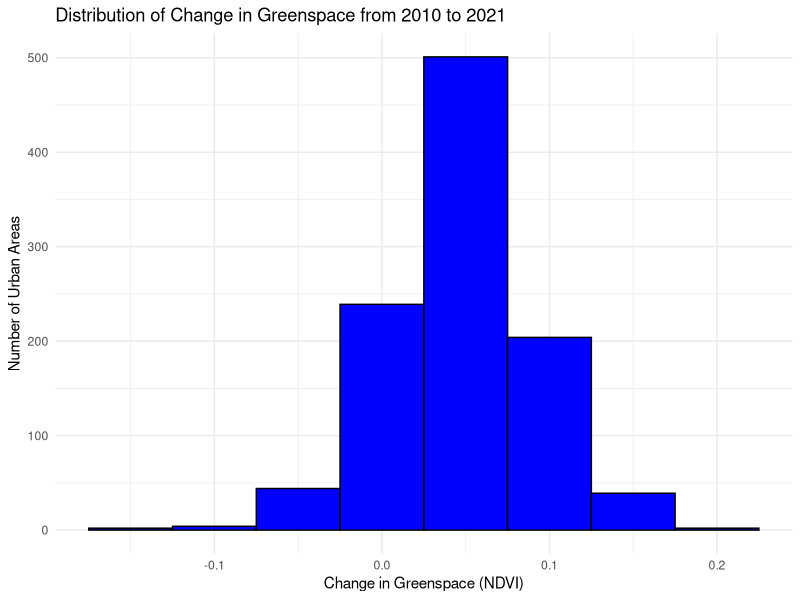
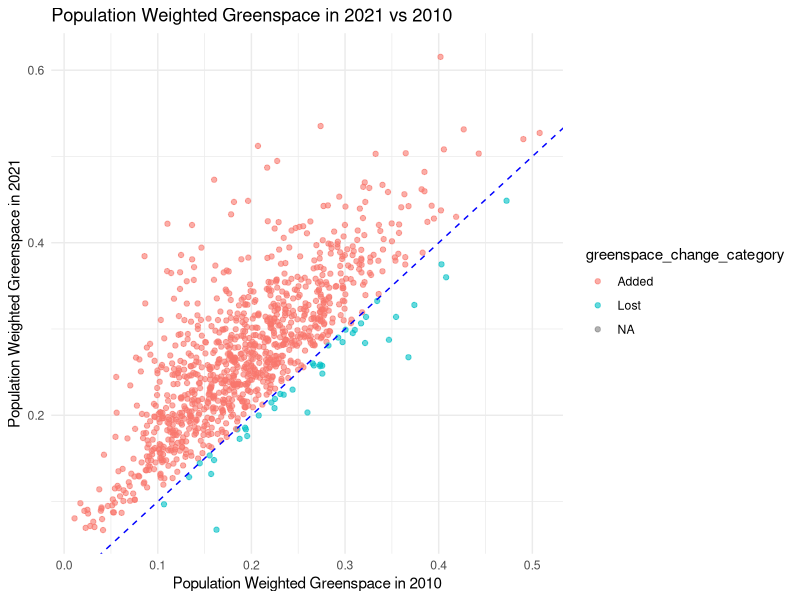

R code for these plots, in order:
## ---- chunk 1
knitr::opts_chunk$set(echo = TRUE)
## ---- chunk 2
library(tidyverse)
## ---- chunk 3
gspace = read_csv('greenspace_data_share.csv') # Fix: enclosed the file name in quotes

table = gspace |>
  group_by(Major_Geo_Region) |>
  summarize(                                    
    obs = n(),
    avg = mean(annual_avg_2020, na.rm = TRUE), #Fix: corrected the variable name, removed NA values
    weighted_avg = mean(annual_weight_avg_2020, na.rm = TRUE) # Fix: removed space in 'weighted avg', removed NA values
  )


knitr::kable(table, digits = 1) # Fix: knitr library loaded, replaced gspace with table
## ---- chunk 4
 #Number of urban area

gspace |> 
  distinct(City) |> 
  count()
## ---- chunk 5
# Summary table for the indicator_2021 variable

ndvi_freq_2021 = gspace |>
  filter(!is.na(indicator_2021)) |>
  count(indicator_2021) |>
  mutate(Percentage = n / sum(n) * 100)

knitr::kable(ndvi_freq_2021, caption = "Frequency of NDVI Classification Levels for Urban Areas in 2021")
## ---- chunk 6

#Scored High or above for green space in 2015

high_greenspace_2015 = gspace |>
  filter(indicator_2015 %in% c("High", "Very High", "Exceptionally High")) |>
  summarize(count = n())
print(high_greenspace_2015)


#Scored Exceptionally Low at any point in the years covered

exceptionally_low_any = gspace |>
  filter(indicator_2010 == "Exceptionally Low" | indicator_2015 == "Exceptionally Low" | indicator_2020 == "Exceptionally Low" | indicator_2021 == "Exceptionally Low") |>
  summarize(count = n())
print(exceptionally_low_any)

#Urban areas in arid climate that became greener from 2010 to 2020

arid_greener_areas = gspace |>
  filter(Climate_region == "Arid") |> 
  mutate(greener = annual_weight_avg_2020 > annual_weight_avg_2010) |> 
  filter(greener == TRUE) |> 
  summarize(count = n()) 
print(arid_greener_areas)
## ---- chunk 7

#Number of urban areas became less green from 2010 to 2021

gspace_change = gspace |>
  mutate(change_in_greenspace = annual_avg_2021 - annual_avg_2010)

less_green_areas <- gspace_change |>
  filter(change_in_greenspace < 0)
nrow(less_green_areas)


#concentration in climate region

change_by_region = less_green_areas |>
  group_by(Major_Geo_Region) |>
  summarize(count = n(), average_change = mean(change_in_greenspace))

knitr::kable(change_by_region, caption = "change by region")

## ---- chunk 8

#histogram showing the change in greenspace

ggplot(gspace_change, aes(x = change_in_greenspace)) +
  geom_histogram(binwidth = 0.05, fill = "blue", color = "black") +
  labs(title = "Distribution of Change in Greenspace from 2010 to 2021",
       x = "Change in Greenspace (NDVI)",
       y = "Number of Urban Areas") +
  theme_minimal()
## ---- chunk 9

#scatter plot of population weighted green space in 2021 over the green space in 2010

gspace <- gspace %>%
  mutate(greenspace_change_category = if_else(annual_weight_avg_2021 > annual_weight_avg_2010, "Added", "Lost"))


ggplot(gspace, aes(x = annual_weight_avg_2010, y = annual_weight_avg_2021, color = greenspace_change_category)) +
  geom_point(alpha = 0.6) +
  geom_abline(intercept = 0, slope = 1, linetype = "dashed", color = "blue") +
  labs(title = "Population Weighted Greenspace in 2021 vs 2010",
       x = "Population Weighted Greenspace in 2010",
       y = "Population Weighted Greenspace in 2021") +
  theme_minimal()
